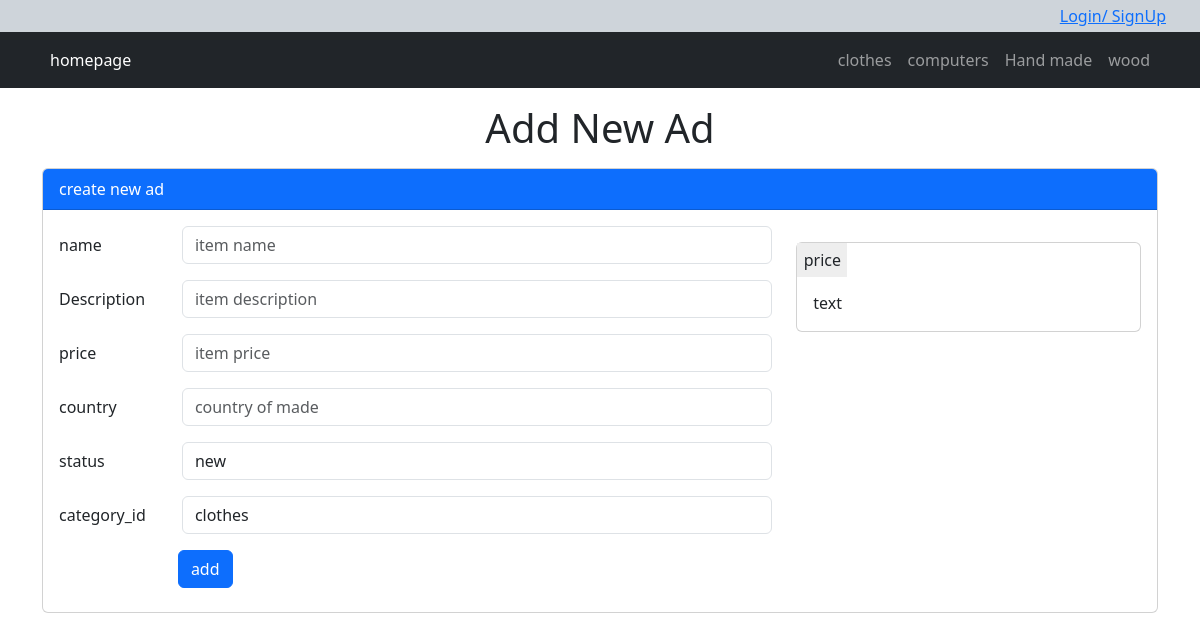
The page /items.php on the database its author committed.
### tables this page shows
CREATE TABLE `categories` (
  `id` int(11) NOT NULL,
  `name` varchar(30) NOT NULL,
  `description` text NOT NULL,
  `ordering` int(11) NOT NULL,
  `visibility` smallint(6) NOT NULL,
  `allow_comment` smallint(6) NOT NULL,
  `allow_adds` smallint(6) NOT NULL
);

### init.php (called while the page is built, shortened)
<?php
$tmp='includes/templates';
include ('connect.php');
include  $tmp . "/header.php";
include $tmp . '/nav.php';

### items.php (the view, shortened to what this page needs)
<?php
 include('init.php');
?>
        <div class="container">
            <h1 class="text-center mt-3 mb-3">Add New Ad</h1>
            <div class="card  mt-3">
                <div class="card-header text-bg-primary">create new ad</div>
                <div class="card-body">
                    <div class="row">
                        <div class="col-md-8">
                            <form action="" method='POST' class='add-item-form'>
                                <div class="row mb-3">
                                    <label for="name" class="col-sm-2 col-form-label">name</label>
                                    <div class="col col-sm-10">
                                        <input type="text" name="name" id="name" class="form-control" placeholder="item name">
                                    </div>
                                </div>
                                <div class="row mb-3">
                                    <label for="desc" class="col-sm-2 col-form-label">Description</label>
                                    <div class="col col-sm-10">
                                        <input type="text" name="desc" id="desc" class="form-control" placeholder="item description">
                                    </div>
                                </div>
                                <div class="row mb-3">
                                    <label for="price" class="col-sm-2 col-form-label">price</label>
                                    <div class="col col-sm-10">
                                        <input type="text" name="price" id="price" class="form-control" placeholder="item price">
                                    </div>
                                </div>
                                <div class="row mb-3">
                                    <label for="country" class="col-sm-2 col-form-label">country</label>
                                    <div class="col col-sm-10">
                                        <input type="text" name="country" id="country" class="form-control" placeholder="country of made">
                                    </div>
                                </div>
                                <div class="row mb-3">
                                    <label for="status" class="col-sm-2 col-form-label">status</label>
                                    <div class="col col-sm-10">
                                        <select name="status" class="form-control" id="status">
                                            <option value="2">new</option>
                                        </select>
                                    </div>
                                </div>
                                <div class="row mb-3">
                                    <label for="category" class="col-sm-2 col-form-label">category_id</label>
                                    <div class="col col-sm-10">
                                        <select name="category" id="category" class="form-control">
                                            <?php
                                            $sql = "select * from categories";
                                            try {
                                                $res = mysqli_query($con, $sql);
                                                while ($row = mysqli_fetch_assoc($res)) {
                                                    echo "<option value=\"$row[id]\">$row[name]</option>";
                                                }
                                            } catch (Exception $e) {
                                                echo $e;
                                                echo 'failed one';
                                            }
                                            ?>
                                        </select>
                                    </div>
                                </div>
                                <input type="submit" value="add" class="btn btn-primary mb-2 offset-2">
                            </form>
                        </div>
                        <div class="col-md-4">
                            <div class="card additem-card mt-3">
                                <div class="card-body">
                                    <div class="card-title text-primary fw-bold">title</div>
                                    <div class="card-text">text</div>
                                    <span class='price'>price</span>
                                </div>
                            </div>
                        </div>
                    </div>
                </div>
            </div>
        </div>
<?php include $tmp . '/footer.php'; ?>

### includes/templates/nav.php (shortened to what this page needs)
<div class=" bg-dark-subtle">
    <div class=" container header p-1 ">
        <?php
        if (isset($_SESSION['User'])) {
            $sql="select  user_id from users where username='$_SESSION[User]'";
            $res=mysqli_query($con,$sql);
            $row=mysqli_fetch_assoc($res);
            $_SESSION['user_id']=$row['user_id'];
        ?>
            <ul class="navbar-nav">
                <li class="nav-item dropdown">
                    <button class="btn btn-dark-outline dropdown-toggle" data-bs-toggle="dropdown" aria-expanded="false">
                        <?php echo $_SESSION['User']; ?>
                    </button>
                    <ul class="dropdown-menu dropdown-menu-dark">
                        <li><a class="dropdown-item" href="profile.php">my profile</a></li>
                        <li><a class="dropdown-item" href="items.php">add item</a></li>
                        <li><a class="dropdown-item" href="showitems.php">my items</a></li>
                        <li><a class="dropdown-item" href="logout.php">Logout</a></li>
                    </ul>
                </li>
            </ul>
        <?php
        } else {
        ?>
            <div class="d-flex justify-content-end ">
                <a href="login.php">Login/ SignUp</a>
            </div>
        <?php
        }
        ?>
    </div>
</div>
<nav class="navbar navbar-expand-lg  navbar-dark bg-dark">
    <div class="container ">
        <div class="collapse navbar-collapse" id="navbarTogglerDemo01">
            <ul class="navbar-nav me-auto mb-2 mb-lg-0">
                <a class="nav-link active" aria-current="page" href="index.php">homepage</a>
            </ul>
            <ul class="navbar-nav ">
                <?php
                $sql = "select  * from categories limit 5";
                try {
                    $res = mysqli_query($con, $sql);
                    while ($row = mysqli_fetch_assoc($res)) {
                ?>
                        <li class="nav-item">
                            <a class="nav-link" aria-current="page" href="categories.php?id=<?=$row['id']?>"><?=$row['name']?></a>
                        </li>
                <?php
                    }
                } catch (Exception $e) {
                    echo $e;
                    echo 'failed';
                }
                ?>
            </ul>
        </div>
    </div>
</nav>

### layout/css/backend.css (style rules this page uses)
* { -webkit-box-sizing:border-box; -moz-box-sizing:border-box; box-sizing:border-box; }
body { margin:0; padding:0; }
ul { list-style: none; padding:0; margin:0; }
.card { position: relative; }
.card .price { position: absolute; display: inline-block; min-width:50px; padding:5px; background-color: #eee; top:0; left:0; text-align:center; }

### rows shown on the page
categories: name "clothes"
categories: name "computers"
categories: name "Hand made"
categories: name "wood"

### other values the page prints
form field category "clothes"
